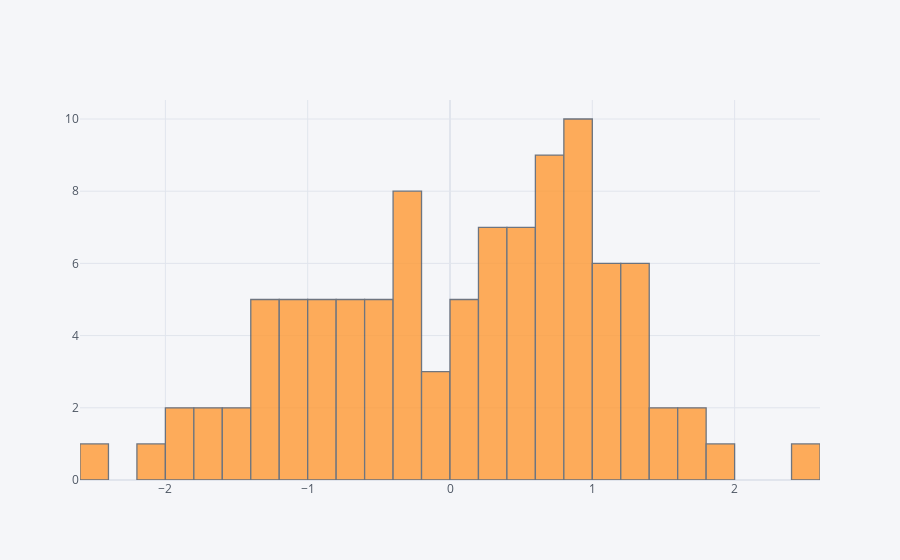

Notebook source saved alongside this figure:
### Code cell
df['A'].iplot(kind='hist',bins=25)

### Figure 1 — Plotly figure (JSON) as saved in the notebook; plotly's stock layout.template omitted (floating-point values rounded to 4 significant figures)
{"data": [{"histfunc": "count", "histnorm": "", "marker": {"color": "rgba(255, 153, 51, 1.0)", "line": {"color": "#4D5663", "width": 1.3}}, "name": "A", "nbinsx": 25, "opacity": 0.8, "orientation": "v", "type": "histogram", "x": [0.7385, -0.474, -1.241, 0.01124, -0.3023, 0.2363, -0.284, 0.9399, 0.7622, 0.9498, -1.616, 0.9646, 0.6614, -1.716, -2.536, -0.9618, 0.008293, 1.481, 0.6931, 0.7517, 1.677, 0.2002, -0.4862, 0.6425, 1.053, -0.5194, 0.5194, -0.2178, 0.573, 0.8894, 0.1657, -0.3656, -0.6371, 1.13, -0.3553, -0.7884, 0.5859, -1.334, -0.2118, 0.8445, -1.016, 1.047, 1.356, 1.228, -1.809, 0.3105, 1.944, -0.0463, 0.994, -1.524, -1.333, 2.414, 0.04186, -2.199, 0.2314, 0.9666, -0.243, -0.6476, -0.1615, 0.4793, 0.6348, 0.8435, 1.002, 1.262, -0.4797, -1.053, -1.199, -0.8744, 0.9033, -1.514, -0.9102, 1.303, -0.5745, -1.153, -1.925, 1.54, -0.6188, 1.715, 1.244, -0.0009092, 1.101, 0.6006, -1.151, -0.779, -0.2842, 1.024, 0.7399, 0.1545, -1.279, 0.8595, 0.2626, 0.5533, 0.2673, -0.8914, 0.5003, 0.3346, -0.853, 1.339, 0.5939, -1.318]}], "layout": {"barmode": "overlay", "legend": {"bgcolor": "#F5F6F9", "font": {"color": "#4D5663"}}, "paper_bgcolor": "#F5F6F9", "plot_bgcolor": "#F5F6F9", "title": {"font": {"color": "#4D5663"}}, "xaxis": {"gridcolor": "#E1E5ED", "showgrid": true, "tickfont": {"color": "#4D5663"}, "title": {"font": {"color": "#4D5663"}, "text": ""}, "zerolinecolor": "#E1E5ED"}, "yaxis": {"gridcolor": "#E1E5ED", "showgrid": true, "tickfont": {"color": "#4D5663"}, "title": {"font": {"color": "#4D5663"}, "text": ""}, "zerolinecolor": "#E1E5ED"}}}
